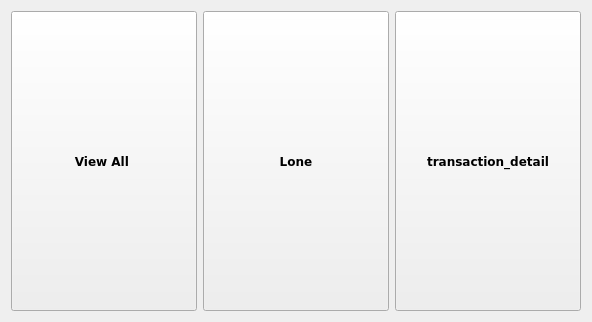
         <widget class="QWidget" name="page_view">
          <layout class="QGridLayout" name="gridLayout_7">
           <item row="0" column="1">
            <widget class="QPushButton" name="loneview_btn">
             <property name="minimumSize">
              <size>
               <width>186</width>
               <height>300</height>
              </size>
             </property>
             <property name="maximumSize">
              <size>
               <width>300</width>
               <height>300</height>
              </size>
             </property>
             <property name="font">
              <font>
               <family>Verdana</family>
               <weight>75</weight>
               <italic>false</italic>
               <bold>true</bold>
              </font>
             </property>
             <property name="whatsThis">
              <string>&lt;html&gt;&lt;head/&gt;&lt;body&gt;&lt;p align=&quot;center&quot;&gt;&lt;br/&gt;&lt;/p&gt;&lt;/body&gt;&lt;/html&gt;</string>
             </property>
             <property name="styleSheet">
              <string notr="true"/>
             </property>
             <property name="text">
              <string>Lone</string>
             </property>
            </widget>
           </item>
           <item row="0" column="2">
            <widget class="QPushButton" name="transaction_detail_btn">
             <property name="minimumSize">
              <size>
               <width>186</width>
               <height>300</height>
              </size>
             </property>
             <property name="maximumSize">
              <size>
               <width>300</width>
               <height>300</height>
              </size>
             </property>
             <property name="font">
              <font>
               <family>Verdana</family>
               <weight>75</weight>
               <italic>false</italic>
               <bold>true</bold>
              </font>
             </property>
             <property name="whatsThis">
              <string>&lt;html&gt;&lt;head/&gt;&lt;body&gt;&lt;p align=&quot;center&quot;&gt;&lt;br/&gt;&lt;/p&gt;&lt;/body&gt;&lt;/html&gt;</string>
             </property>
             <property name="styleSheet">
              <string notr="true"/>
             </property>
             <property name="text">
              <string>transaction_detail</string>
             </property>
            </widget>
           </item>
           <item row="0" column="0">
            <widget class="QPushButton" name="viewall_btn">
             <property name="minimumSize">
              <size>
               <width>186</width>
               <height>300</height>
              </size>
             </property>
             <property name="maximumSize">
              <size>
               <width>300</width>
               <height>300</height>
              </size>
             </property>
             <property name="font">
              <font>
               <family>Verdana</family>
               <weight>75</weight>
               <italic>false</italic>
               <bold>true</bold>
              </font>
             </property>
             <property name="whatsThis">
              <string>&lt;html&gt;&lt;head/&gt;&lt;body&gt;&lt;p align=&quot;center&quot;&gt;&lt;br/&gt;&lt;/p&gt;&lt;/body&gt;&lt;/html&gt;</string>
             </property>
             <property name="styleSheet">
              <string notr="true"/>
             </property>
             <property name="text">
              <string>View All </string>
             </property>
            </widget>
           </item>
          </layout>
         </widget>
